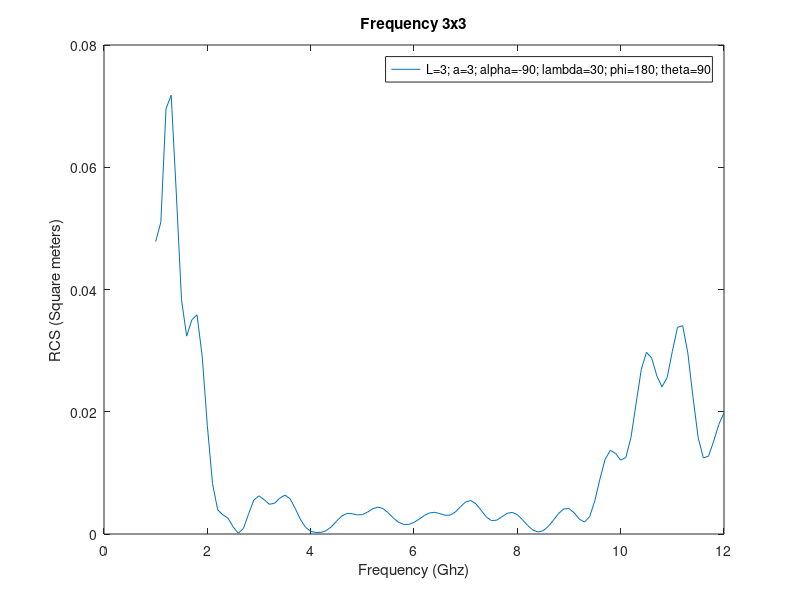

Source code (MATLAB):
% Loading the data from the txt file
data = load('Freq3x3.txt');

% Extracting the x and y coordinates from data
x = data(:,1);
y = data(:,2);

% Creating a new figure
figure;

% Plotting the data
plot(x, y);

% Setting labels
xlabel('Frequency (Ghz)');
ylabel('RCS (Square meters)');
legend('L=3; a=3; alpha=-90; lambda=30; phi=180; theta=90')

% Chart Title
title('Frequency 3x3');